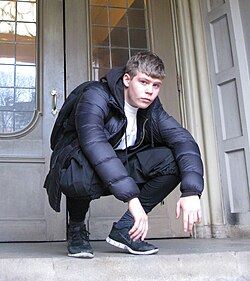
#> input picture data/lean.JPG, 250 x 281 px
$ python -i grad_aware.py   (imports and definitions only)   (older library calls are emulated)
#> lines starting #> are read from the running program, lines starting #| are printed output that depends on the picture
#> further down, picture is the input picture: shape (281, 250, 3); mean B, G, R 140.6, 134.2, 135
import numpy as np
import matplotlib.pyplot as plt
from numpy import linalg as la
from scipy.sparse import coo_matrix
from scipy.sparse.csgraph import dijkstra
from scipy.ndimage import map_coordinates

import cv2

#precompute distances based on minimizing the energy function equal to sum(|grad|)
def d2_geodesic(P, grid, cost, r, c, v, step=2, eps=1e-9):

    gh, gw = cost.shape
    n_nodes = gh * gw
    n_points = len(P)
    p_sub= P/step
    sr, sc, sv = [],[],[]
    for i, (x,y) in enumerate(p_sub):
        x0, y0 = int(np.clip(np.floor(x), 0, gw - 2)), int(np.clip(np.floor(y), 0, gh - 2))
        for yy, xx in [(y0, x0), (y0, x0 + 1), (y0 + 1, x0), (y0 + 1, x0 + 1)]:
            sr.append(n_nodes + i)
            sc.append(yy * gw + xx)
            sv.append(max(step * np.hypot(x - xx, y - yy) * cost[yy, xx], eps))
    G = coo_matrix((np.r_[v, sv], (np.r_[r, sr], np.r_[c, sc])), shape=(n_nodes + n_points, n_nodes + n_points)).tocsr()
    D = dijkstra(G, directed=False, indices=np.arange(n_nodes, n_nodes + n_points)) #shape (n_points, n_nodes+n_points)
    dist_graph = D[:,:n_nodes].reshape(n_points, gh, gw) #we only care about distances to each grid point
    coords = [grid[..., 1].ravel() / step, grid[..., 0].ravel() / step] #take every step grid vertices
    Dg = np.stack([map_coordinates(Di, coords, order=1, mode='nearest') for Di in dist_graph], -1) #map downsampled distances to grid vertices
    return Dg.reshape(grid.shape[0], grid.shape[1], n_points) ** 2 #reshape to (h, w, n), square and return

#compute the gradient magnitude across the image using a sobel filter
def compute_cost(img, step=2, blur_sigma=1.5, B=20):
#> called with step = 2, blur_sigma = 1.5, B = 20
    gray = cv2.cvtColor(img, cv2.COLOR_BGR2GRAY).astype(np.float64) / 255
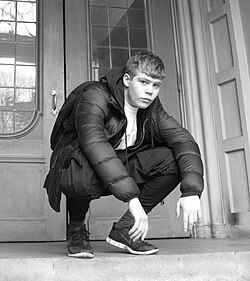
#> gray: shape (281, 250) float64; min 0, max 1, mean 0.53

    #standard blur first
    blur = cv2.GaussianBlur(gray, (0,0), blur_sigma)
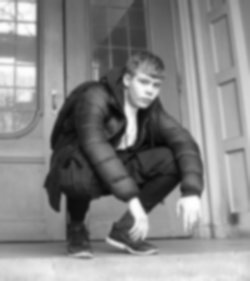
#> blur: shape (281, 250) float64; min 0.0307, max 0.998, mean 0.53
    laplacian = -cv2.Laplacian(blur, cv2.CV_64F, ksize=3)
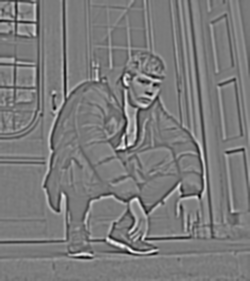
#> laplacian: shape (281, 250) float64; min -0.528, max 0.563, mean -4.27e-05; drawn with min black and max white
    blur2 = cv2.GaussianBlur(gray, (0,0), blur_sigma*1.5)
    gblur = np.asarray(np.hypot(cv2.Sobel(blur2, cv2.CV_64F, 1, 0), cv2.Sobel(blur2, cv2.CV_64F, 0, 1)))
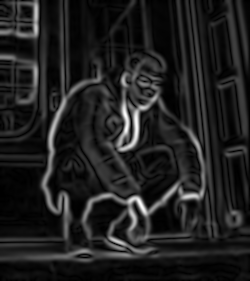
#> gblur: shape (281, 250) float64; min 0, max 1.17, mean 0.149; drawn with min black and max white
    gblur_norm = gblur / np.percentile(gblur, 99) + 1e-12
    edge_mask = np.clip(gblur_norm, 0, 1)**2
    grad_boosted = blur + 0.5 * (edge_mask * laplacian)
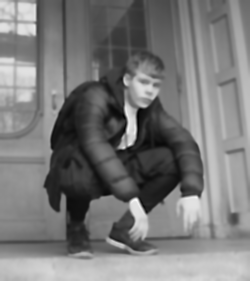
#> grad_boosted: shape (281, 250) float64; min -0.0143, max 1.13, mean 0.53; drawn with min black and max white

    gradient = np.hypot(cv2.Sobel(grad_boosted, cv2.CV_64F, 1, 0), cv2.Sobel(grad_boosted, cv2.CV_64F, 0, 1))
    gradient /= np.percentile(gradient, 99) + 1e-12 #Robustness: normalize with respect to non-outlier max
    max_pool = cv2.dilate(gradient, np.ones((step,step))) #take max value in subsampling region with uniform weights
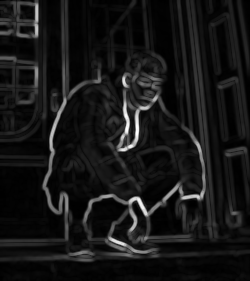
#> max_pool: shape (281, 250) float64; min 0, max 1.94, mean 0.173; drawn with min black and max white
    cost = 1 + B* np.clip(max_pool[::step, ::step],0,1) #sub-sample by step in both directions. clip and rescale.
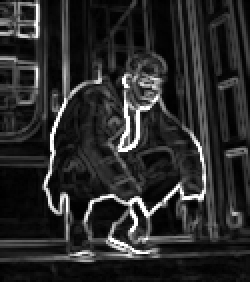
#> cost: shape (141, 125) float64 (shown 2 times larger); min 1, max 21, mean 4.3; drawn with min black and max white
    return cost #cost is 1+B*|Del|; shape (gh,gw)

#build and return rows, columns and edge weights
def gradient_graph(cost_map, step=2):
    gh, gw = cost_map.shape
    idx = np.arange(gw*gh).reshape(gh,gw)
    rows, cols, vals = [],[],[]
    gradients = [(0,1),(1,0),(1,1),(1,-1)]
    for dy, dx in gradients:
        a = idx[0:(gh-dy), max(0, -dx):(gw - max(0, dx))]
        b = idx[dy:, max(0, dx):(gw + min(0, dx))]
        ca, cb = cost_map.ravel()[a], cost_map.ravel()[b]
        rows.append(a.ravel())
        cols.append(b.ravel())
        vals.append((step * np.hypot(dx, dy) * 0.5 * (ca + cb)).ravel())
    return np.concatenate(rows), np.concatenate(cols), np.concatenate(vals)

>>> import cv2
>>> picture = cv2.imread('../data/lean.JPG')
>>> result = compute_cost(picture)
